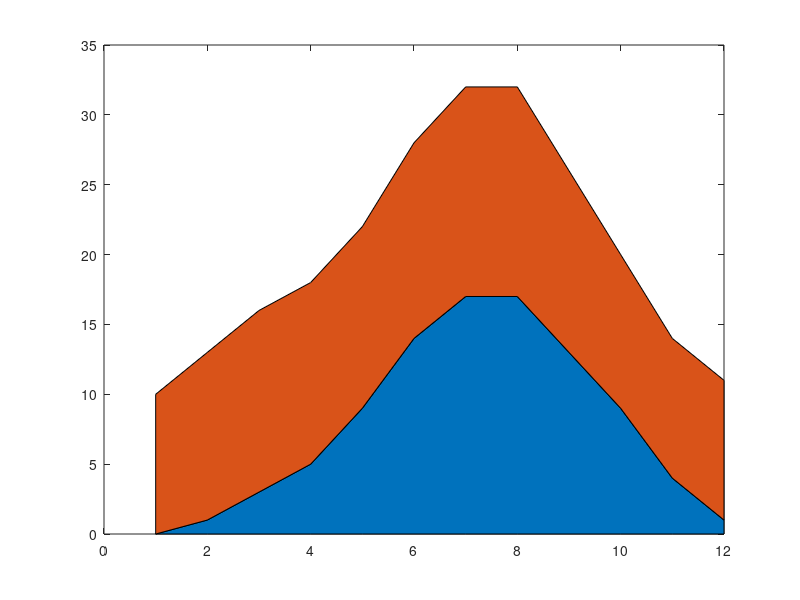

Write the MATLAB code that produced this figure. (Note: this script raises an error after producing the figure.)
madrid = dlmread('Madrid-climate.dat', '', 2, 0);
peterborough = dlmread('Peterborough-climate.dat', '', 2, 0);
sans = dlmread('SanSebastian-climate.dat', '', 2, 0);

h = area([1:12], [madrid(:, 5), madrid(:, 6) - madrid(:, 5)]);
h(1).FaceColor = [1 1 1];
xlim([1 12]);